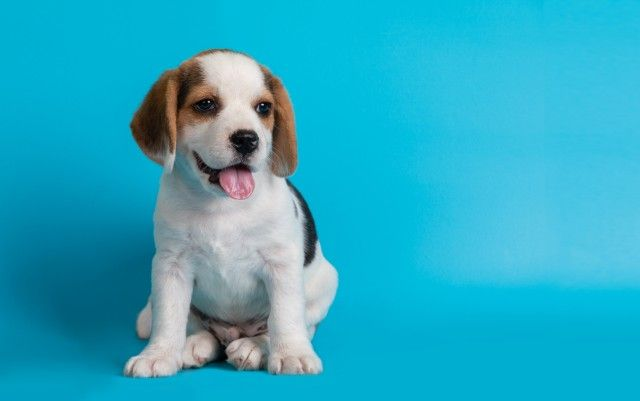
#> input picture TesteIMG/exemplo.jpg, 640 x 401 px
$ python exercicio.py
#> lines starting #> are read from the running program, lines starting #| are printed output that depends on the picture
import cv2
import numpy as np

# Carregar uma imagem
imagem = cv2.imread("exemplo.jpg")
#> imagem is the input picture: shape (401, 640, 3); mean B, G, R 195.7, 169.9, 43.3

# Verifica se a imagem foi carregada corretamente
if imagem is None:
    print("Erro ao carregar a imagem!")
    exit()

# Exibir a imagem original
cv2.imshow("Imagem Original", imagem)
cv2.waitKey(0)

# Converter para escala de cinza
imagem_cinza = cv2.cvtColor(imagem, cv2.COLOR_BGR2GRAY)
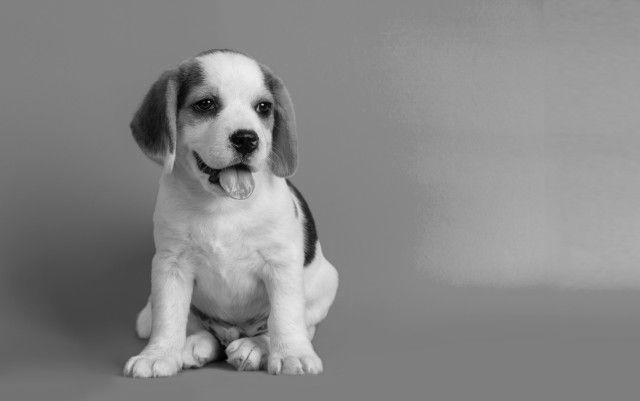
#> imagem_cinza: shape (401, 640); min 0, max 243, mean 135

# Exibir a imagem em escala de cinza
cv2.imshow("Imagem em Escala de Cinza", imagem_cinza)
cv2.waitKey(0)

# Redimensionar a imagem para 50% do tamanho original
largura = int(imagem.shape[1] * 0.5)
#> largura = 320
altura = int(imagem.shape[0] * 0.5)
#> altura = 200
dimensoes = (largura, altura)
#> dimensoes = (320, 200)

imagem_redimensionada = cv2.resize(imagem, dimensoes, interpolation=cv2.INTER_AREA)

# Exibir a imagem redimensionada
cv2.imshow("Imagem Redimensionada", imagem_redimensionada)
cv2.waitKey(0)

# Separação de canais de cor (B, G, R)
b, g, r = cv2.split(imagem)
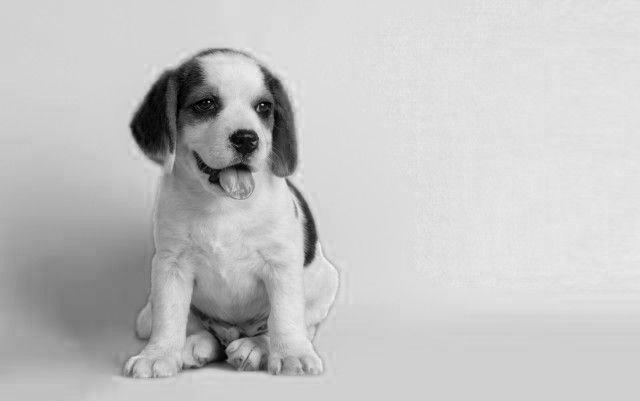
#> b: shape (401, 640); min 0, max 246, mean 195.7
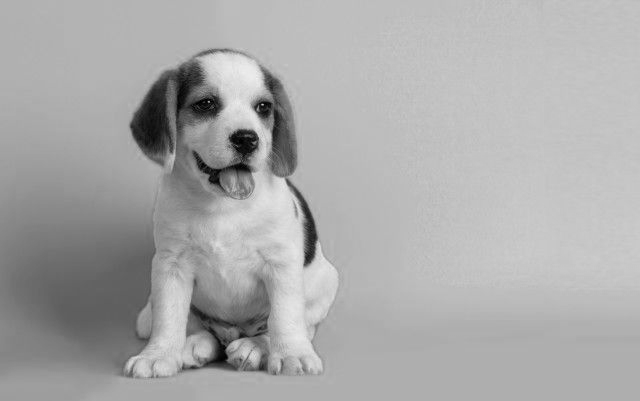
#> g: shape (401, 640); min 0, max 243, mean 169.9
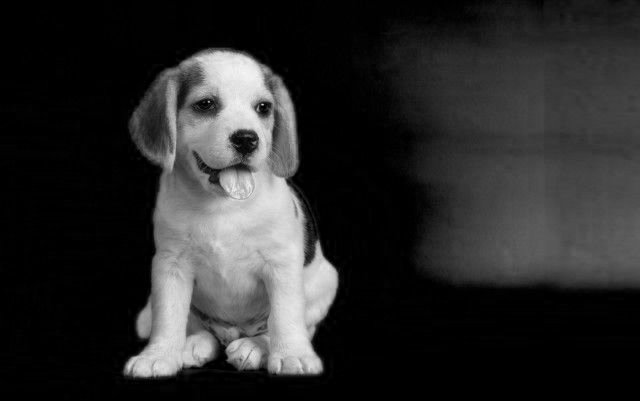
#> r: shape (401, 640); min 0, max 246, mean 43.3

# Criando imagens onde apenas um canal está visível
imagem_azul = cv2.merge([b, np.zeros_like(g), np.zeros_like(r)])
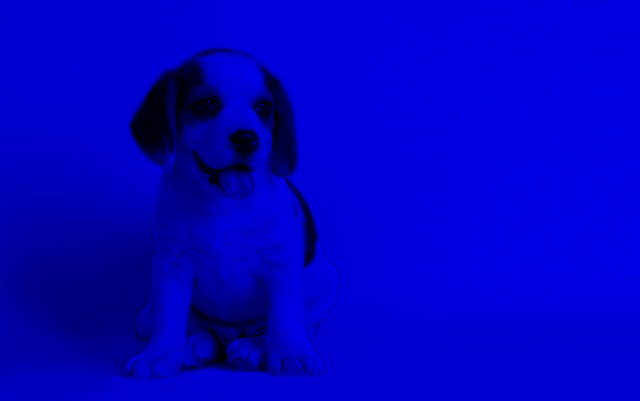
#> imagem_azul: shape (401, 640, 3); mean B, G, R 195.7, 0, 0
imagem_verde = cv2.merge([np.zeros_like(b), g, np.zeros_like(r)])
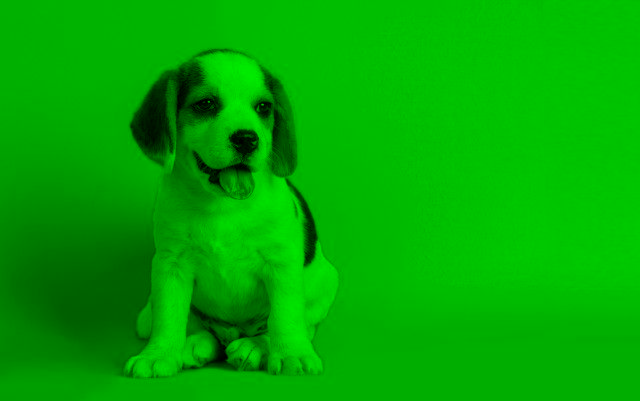
#> imagem_verde: shape (401, 640, 3); mean B, G, R 0, 169.9, 0
imagem_vermelha = cv2.merge([np.zeros_like(b), np.zeros_like(g), r])
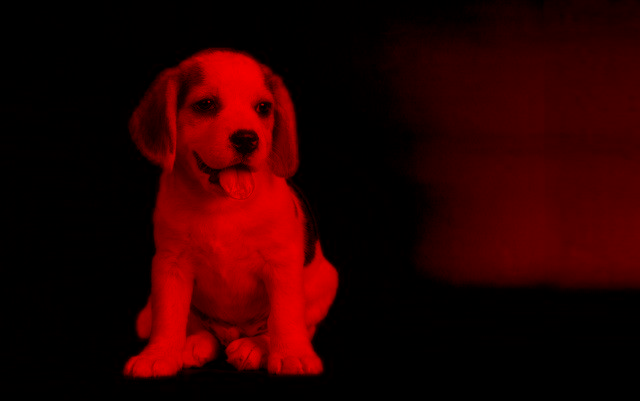
#> imagem_vermelha: shape (401, 640, 3); mean B, G, R 0, 0, 43.3

# Exibir os canais de cor individualmente
cv2.imshow("Canal Azul", imagem_azul)
cv2.imshow("Canal Verde", imagem_verde)
cv2.imshow("Canal Vermelho", imagem_vermelha)
cv2.waitKey(0)

# Salvando as imagens modificadas
cv2.imwrite("imagem_cinza.jpg", imagem_cinza)
cv2.imwrite("imagem_redimensionada.jpg", imagem_redimensionada)
cv2.imwrite("imagem_azul.jpg", imagem_azul)
cv2.imwrite("imagem_verde.jpg", imagem_verde)
cv2.imwrite("imagem_vermelha.jpg", imagem_vermelha)

print("Imagens processadas e salvas com sucesso!")

# Fechar todas as janelas abertas
cv2.destroyAllWindows()
